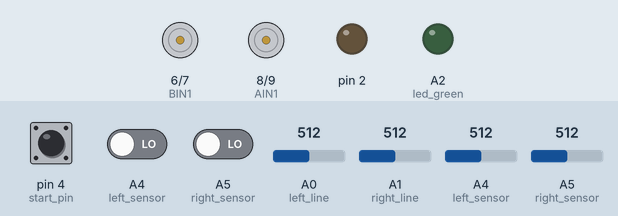
Simulated run of this program. Board: Arduino Uno, built with avr-gcc and run on an emulated ATmega328P. Shown: motor-driver pin pairs drawn as motors (green arrow = first pin HIGH = forward, orange = second pin HIGH = backward, longer = more drive, scaled by the enable pin), output pins drawn as LEDs (lit = HIGH). The inputs (shaded band) are chosen by the test bench; at power-on: pin 4 (start_pin) LOW, A0 (left_line) = 512, A1 (right_line) = 512, A4 (left_sensor) LOW, A4 (left_sensor) = 512, A5 (right_sensor) LOW, A5 (right_sensor) = 512. What the program prints to the serial monitor is not drawn.

Above: at 16.1 s.
16.2 s: pin 4 (start_pin) pulled HIGH for 0.15 s
At 16.45 s:
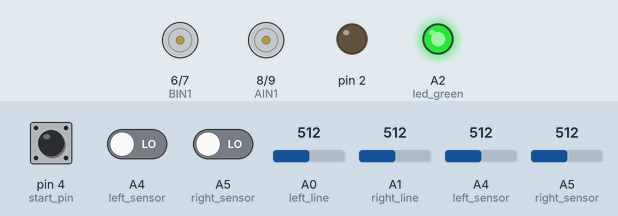
At 16.82 s:
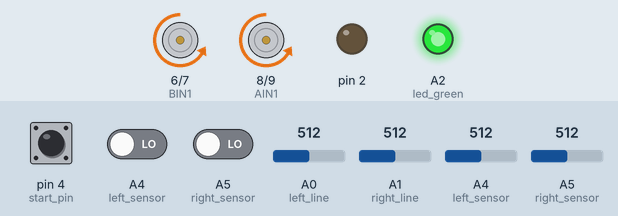
19.2 s: A0 (left_line) set to 889
At 19.61 s:
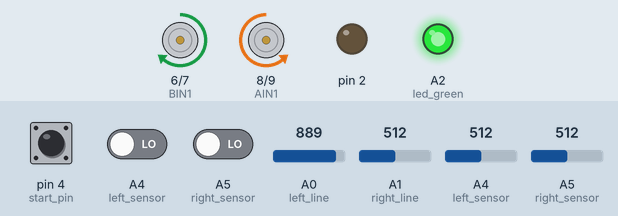
22.2 s: A0 (left_line) set to 915
25.2 s: A1 (right_line) set to 890
28.2 s: A1 (right_line) set to 914
29.9 s: A0 (left_line) set to 890
At 30.24 s:
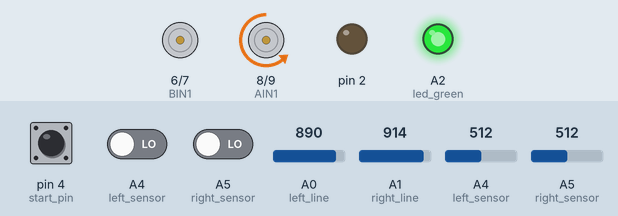
Timing chart, 0 to 33.9 s (numbered marks = the images above; inputs shaded):
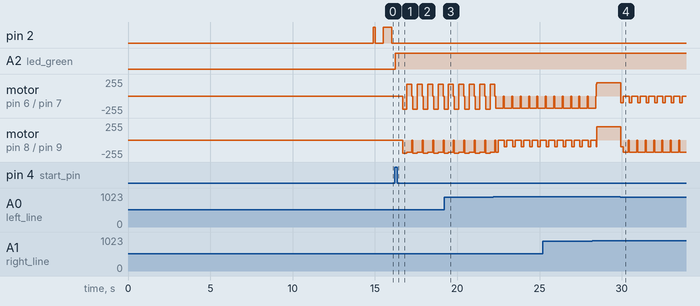

The program:

main.cpp
```cpp
#include <Arduino.h>
#include <avr/io.h>
#include <avr/interrupt.h>
#include <pololu713.cpp>
#include <PID_v1.h>
#define IR_USE_AVR_TIMER1
#include <IRremote.hpp>
#include "../QTRSensors/QTRSensors.h"

// POLOLU-713
#define AIN1  8
#define AIN2  9

#define BIN1 PD6
#define BIN2 PD7

#define PWMA PD3
#define PWMB PD5

// status LED
#define led_red PB2
#define led_green A2

// IR remote
#define IRDA A3
#define IR_START_RIGHT_RAW 0x85050080UL
#define IR_START_RIGHT_RAW_ALT 0xA020UL
#define IR_START_RIGHT_RAW_ALT2 0xA0200080UL
#define IR_START_LEFT_RAW 0xB2320080UL
#define IR_START_LEFT_RAW_ALT 0xB232UL
#define IR_STOP_RAW 0xBF3F0080UL
#define IR_STOP_RAW_ALT_SHORT 0xBF3FUL
#define IR_STOP_RAW_ALT 0xBE3E0080UL
#define IR_STOP_RAW_ALT2 0xBE3EUL
#define IR_REMOTE_ADDRESS_SHORT 0x80U
#define IR_STOP_COMMAND_SHORT 0x3FU
#define IR_STOP_COMMAND_SHORT_ALT 0x3EU
#define IR_STOP_COMMAND_LONG 0xBF3FU
#define IR_STOP_COMMAND_LONG_ALT 0xBE3EU


// distance sensors (analog pins — also used as digital)
#define left_sensor A4
#define right_sensor A5

// line sensors
#define left_line A0
#define right_line A1

// start module
#define start_pin 4

// -1 = left, 1 = right, 0 = none/both
int startDirection = 0;
bool initialManeuverDone = false;

Motor motor;

QTRSensors qtr;
uint16_t sensorValues[2];

QTRSensors qtr2;
uint16_t sensorValues2[2];

const int sensorPin1 = A5; // right
const int sensorPin2 = A4; // left

static int clampInt(int v, int lo, int hi) {
  if (v < lo) return lo;
  if (v > hi) return hi;
  return v;
}

static void stopMotors() {
  analogWrite(PWMA, 0);
  analogWrite(PWMB, 0);
  digitalWrite(AIN1, LOW);
  digitalWrite(AIN2, LOW);
  digitalWrite(BIN1, LOW);
  digitalWrite(BIN2, LOW);
}

static void spinClockwise(int speed) {
  int pwm = clampInt(abs(speed), 0, 255);
  digitalWrite(AIN1, LOW); digitalWrite(AIN2, HIGH); // left forward
  digitalWrite(BIN1, HIGH); digitalWrite(BIN2, LOW); // right backward
  analogWrite(PWMA, pwm); analogWrite(PWMB, pwm);
}
static void spinCounterClockwise(int speed) {
  int pwm = clampInt(abs(speed), 0, 255);
  digitalWrite(AIN1, HIGH); digitalWrite(AIN2, LOW); // left backward
  digitalWrite(BIN1, LOW); digitalWrite(BIN2, HIGH); // right forward
  analogWrite(PWMA, pwm); analogWrite(PWMB, pwm);
}

static void pivotRight(int speed) {
  int pwm = clampInt(abs(speed), 0, 255);
  digitalWrite(AIN1, LOW); digitalWrite(AIN2, HIGH);
  digitalWrite(BIN1, LOW); digitalWrite(BIN2, LOW);
  analogWrite(PWMA, pwm); analogWrite(PWMB, 0);
}

static void pivotLeft(int speed) {
  int pwm = clampInt(abs(speed), 0, 255);
  digitalWrite(AIN1, LOW); digitalWrite(AIN2, LOW);
  digitalWrite(BIN1, LOW); digitalWrite(BIN2, HIGH);
  analogWrite(PWMA, 0); analogWrite(PWMB, pwm);
}

// PID_v1 integration
float Kp = 0.6;
float Ki = 0.0;
float Kd = 0.3;
double pidInput = 0.0;
double pidOutput = 0.0;
double pidSetpoint = 0.0;
PID myPID(&pidInput, &pidOutput, &pidSetpoint, Kp, Ki, Kd, DIRECT);

// tuning
const int EDGE_THRESHOLD = 900;
const int DIST_THRESHOLD = 200;
const int BASE_SPEED = 200;
const int SEARCH_SPEED = 100;
const unsigned long LOOP_MS = 30;

// filtering / smoothing
const float DIST_ALPHA = 0.06;
int smoothedLeft = 0;
int smoothedRight = 0;

// ramping
const int MAX_STEP = 5;
int prevLeftSpeed = 0;
int prevRightSpeed = 0;

const int TURN_AMOUNT = 35;

// digital debouncing for A4/A5 when used as digital inputs
const int DEBOUNCE_COUNT = 2;
int leftDetectCounter = 0;
int rightDetectCounter = 0;

unsigned long lastTime = 0;

bool startSignal = false;
bool lastStartPinState = false;
bool lastIrWasRepeat = false;

enum IrAction {
  IR_NONE,
  IR_START_RIGHT_ACTION,
  IR_START_LEFT_ACTION,
  IR_STOP_ACTION
};

IrAction lastIrAction = IR_NONE;

// State machine for maneuvers
enum RobotState {
  SEARCHING,
  INITIAL_MANEUVER,
  INITIAL_MANEUVER_STOP,
  RECOVER_BOTH_BACKUP,
  RECOVER_BOTH_SPIN,
  RECOVER_LEFT_BACKUP,
  RECOVER_LEFT_PIVOT,
  RECOVER_RIGHT_BACKUP,
  RECOVER_RIGHT_PIVOT,
  MANEUVER_STOP
};
RobotState robotState = SEARCHING;
unsigned long maneuverStartTime = 0;

void runRobotLogic();

static bool isRawStartRight(uint32_t rawData) {
  return rawData == IR_START_RIGHT_RAW ||
         rawData == IR_START_RIGHT_RAW_ALT ||
         rawData == IR_START_RIGHT_RAW_ALT2;
}

static bool isRawStartLeft(uint32_t rawData) {
  return rawData == IR_START_LEFT_RAW ||
         rawData == IR_START_LEFT_RAW_ALT;
}
//
static bool isRawStop(uint32_t rawData) {
  return rawData == IR_STOP_RAW ||
         rawData == IR_STOP_RAW_ALT_SHORT ||
         rawData == IR_STOP_RAW_ALT ||
         rawData == IR_STOP_RAW_ALT2;
}

static bool rawContains16(uint32_t rawData, uint16_t value) {
  return (uint16_t)(rawData & 0xFFFFUL) == value ||
         (uint16_t)((rawData >> 16) & 0xFFFFUL) == value;
}

static bool rawContains8(uint32_t rawData, uint8_t value) {
  return (uint8_t)(rawData & 0xFFUL) == value ||
         (uint8_t)((rawData >> 8) & 0xFFUL) == value ||
         (uint8_t)((rawData >> 16) & 0xFFUL) == value ||
         (uint8_t)((rawData >> 24) & 0xFFUL) == value;
}

static void printIrDebug() {
  Serial.print("IR p=");
  Serial.print((int)IrReceiver.decodedIRData.protocol);
  Serial.print(" a=0x");
  Serial.print(IrReceiver.decodedIRData.address, HEX);
  Serial.print(" c=0x");
  Serial.print(IrReceiver.decodedIRData.command, HEX);
  Serial.print(" raw=0x");
  Serial.print(IrReceiver.decodedIRData.decodedRawData, HEX);
  Serial.print(" f=0x");
  Serial.println(IrReceiver.decodedIRData.flags, HEX);
}

static IrAction decodeIrAction() {
  uint32_t rawData = IrReceiver.decodedIRData.decodedRawData;
  uint16_t address = IrReceiver.decodedIRData.address;
  uint16_t command = IrReceiver.decodedIRData.command;
  uint8_t flags = IrReceiver.decodedIRData.flags;

  if ((flags & IRDATA_FLAGS_IS_REPEAT) != 0 && lastIrAction != IR_NONE) {
    lastIrWasRepeat = true;
    return lastIrAction;
  }

  lastIrWasRepeat = false;

  if (isRawStop(rawData) ||
      rawContains16(rawData, IR_STOP_COMMAND_LONG) ||
      rawContains16(rawData, IR_STOP_COMMAND_LONG_ALT) ||
      rawContains8(rawData, IR_STOP_COMMAND_SHORT) ||
      rawContains8(rawData, IR_STOP_COMMAND_SHORT_ALT) ||
      ((address == IR_REMOTE_ADDRESS_SHORT || address == 0x0U) &&
       (command == IR_STOP_COMMAND_SHORT ||
        command == IR_STOP_COMMAND_SHORT_ALT ||
        command == IR_STOP_COMMAND_LONG ||
        command == IR_STOP_COMMAND_LONG_ALT))) {
    return IR_STOP_ACTION;
  }

  if (isRawStartRight(rawData)) {
    return IR_START_RIGHT_ACTION;
  }

  if (isRawStartLeft(rawData)) {
    return IR_START_LEFT_ACTION;
  }

  return IR_NONE;
}

static void setDirection(int direction) {
  startDirection = direction;
  robotState = SEARCHING;
  initialManeuverDone = false;
}

static void applyStop() {
  startSignal = false;
  initialManeuverDone = false;
  robotState = SEARCHING;
  stopMotors();
}

void setup() {
  Serial.begin(115200);
  Serial.println("IR debug on");

  qtr.setTypeAnalog();
  qtr.setSensorPins((const uint8_t[]){A0, A1}, 2);
  qtr.setEmitterPin(255);

  qtr2.setTypeAnalog();
  qtr2.setSensorPins((const uint8_t[]){A4, A5}, 2);
  qtr2.setEmitterPin(255);

  for (uint8_t i = 0; i < 100; i++) { qtr.calibrate(); delay(20); }
  for (int i = 0; i < 400; i++) { qtr2.calibrate(); delay(1); }

  pinMode(led_red, OUTPUT);
  pinMode(led_green, OUTPUT);

  pinMode(IRDA, INPUT_PULLUP);
  IrReceiver.begin(IRDA, false);

  digitalWrite(led_red, HIGH);
  digitalWrite(led_green, LOW);

  pinMode(sensorPin1, INPUT);
  pinMode(sensorPin2, INPUT);

  pinMode(AIN1, OUTPUT);
  pinMode(AIN2, OUTPUT);
  pinMode(BIN1, OUTPUT);
  pinMode(BIN2, OUTPUT);
  pinMode(PWMA, OUTPUT);
  pinMode(PWMB, OUTPUT);

  pinMode(left_sensor, INPUT);
  pinMode(right_sensor, INPUT);
  pinMode(left_line, INPUT);
  pinMode(right_line, INPUT);

  pinMode(start_pin, INPUT);

  digitalWrite(led_red, HIGH);
  digitalWrite(led_green, LOW);

  pidSetpoint = 0.0;
  myPID.SetMode(AUTOMATIC);
  myPID.SetOutputLimits(-TURN_AMOUNT, TURN_AMOUNT);
  myPID.SetSampleTime((int)LOOP_MS);
}

void loop() {
  if (IrReceiver.decode()) {
    IrAction action = decodeIrAction();
    printIrDebug();

    if (action == IR_STOP_ACTION) {
      lastIrAction = IR_STOP_ACTION;
      applyStop();
      if (lastIrWasRepeat) {
        Serial.println("IR action: STOP repeat");
      } else {
        Serial.println("IR action: STOP");
      }
    } else if (action == IR_START_RIGHT_ACTION) {
      lastIrAction = IR_START_RIGHT_ACTION;
      setDirection(1);
      Serial.println("IR direction: RIGHT");
    } else if (action == IR_START_LEFT_ACTION) {
      lastIrAction = IR_START_LEFT_ACTION;
      setDirection(-1);
      Serial.println("IR direction: LEFT");
    } else {
      lastIrAction = IR_NONE;
    }
    IrReceiver.resume();
  }

  bool currentStartPin = digitalRead(start_pin);
  if (currentStartPin && !lastStartPinState) {
    startSignal = true;
  }
  lastStartPinState = currentStartPin;

  unsigned long now = millis();
  if (now - lastTime < LOOP_MS) {
    return;
  }
  lastTime = now;

  if(startSignal) {
    digitalWrite(led_red, LOW);
    digitalWrite(led_green, HIGH);
    runRobotLogic();
  } else {
    stopMotors();
    bool ledState = (millis() / 500) % 2;
    digitalWrite(led_red, ledState ? HIGH : LOW);
    digitalWrite(led_green, LOW);
  }
}

void runRobotLogic() {
  unsigned long currentTime = millis();

  switch (robotState) {
    case INITIAL_MANEUVER:
      if (startDirection == -1) spinCounterClockwise(SEARCH_SPEED);
      else if (startDirection == 1) spinClockwise(SEARCH_SPEED);
      maneuverStartTime = currentTime;
      robotState = INITIAL_MANEUVER_STOP;
      break;

    case INITIAL_MANEUVER_STOP:
      if (currentTime - maneuverStartTime >= 350) {
        stopMotors();
        maneuverStartTime = currentTime;
        robotState = SEARCHING;
      }
      break;

    case RECOVER_BOTH_BACKUP:
      motor.backward(200);
      maneuverStartTime = currentTime;
      robotState = RECOVER_BOTH_SPIN;
      break;

    case RECOVER_BOTH_SPIN:
      if (currentTime - maneuverStartTime >= 250) {
        spinClockwise(180);
        maneuverStartTime = currentTime;
        robotState = MANEUVER_STOP;
      }
      break;

    case RECOVER_LEFT_BACKUP:
      motor.backward(100);
      maneuverStartTime = currentTime;
      robotState = RECOVER_LEFT_PIVOT;
      break;

    case RECOVER_LEFT_PIVOT:
      if (currentTime - maneuverStartTime >= 150) {
        pivotRight(180);
        maneuverStartTime = currentTime;
        robotState = MANEUVER_STOP;
      }
      break;

    case RECOVER_RIGHT_BACKUP:
      motor.backward(100);
      maneuverStartTime = currentTime;
      robotState = RECOVER_RIGHT_PIVOT;
      break;

    case RECOVER_RIGHT_PIVOT:
      if (currentTime - maneuverStartTime >= 150) {
        pivotLeft(180);
        maneuverStartTime = currentTime;
        robotState = MANEUVER_STOP;
      }
      break;

    case MANEUVER_STOP:
      if (currentTime - maneuverStartTime >= 300) { // Duration for pivot/spin
        stopMotors();
        maneuverStartTime = currentTime;
        robotState = SEARCHING;
      }
      break;

    case SEARCHING:
      // This is the default state where we check sensors and decide what to do
      if (!initialManeuverDone) {
        initialManeuverDone = true;
        robotState = INITIAL_MANEUVER;
        break;
      }

      qtr.read(sensorValues);
      qtr2.read(sensorValues2);
      int qtrL = sensorValues[0];
      int qtrR = sensorValues[1];
      bool left_line_detect = (qtrL < EDGE_THRESHOLD);
      bool right_line_detect = (qtrR < EDGE_THRESHOLD);

      if (left_line_detect || right_line_detect) {
        if (left_line_detect && right_line_detect) {
          robotState = RECOVER_BOTH_BACKUP;
        } else if (left_line_detect) {
          robotState = RECOVER_LEFT_BACKUP;
        } else {
          robotState = RECOVER_RIGHT_BACKUP;
        }
        break;
      }

      // Opponent detection logic remains here
      int rawRightDigital = digitalRead(sensorPin1);
      int rawLeftDigital = digitalRead(sensorPin2);

      if (rawLeftDigital == LOW) {
        if (leftDetectCounter < DEBOUNCE_COUNT) leftDetectCounter++;
      } else {
        if (leftDetectCounter > 0) leftDetectCounter--;
      }
      if (rawRightDigital == LOW) {
        if (rightDetectCounter < DEBOUNCE_COUNT) rightDetectCounter++;
      } else {
        if (rightDetectCounter > 0) rightDetectCounter--;
      }

      bool left_detected = (leftDetectCounter >= DEBOUNCE_COUNT);
      bool right_detected = (rightDetectCounter >= DEBOUNCE_COUNT);

      if (left_detected || right_detected) {
        if (left_detected && !right_detected) {
          motor.left(BASE_SPEED);
        } else if (right_detected && !left_detected) {
          motor.right(BASE_SPEED);
        } else {
          motor.forward(BASE_SPEED);
        }
      } else {
        spinClockwise(SEARCH_SPEED);
      }
      break;
  }
}
```

pololu713.cpp
```cpp
#include <Arduino.h>
#include <avr/io.h>

#define AIN1  8
#define AIN2  9

#define BIN1 PD6
#define BIN2 PD7

#define PWMA PD3
#define PWMB PD5

class Motor {
    public:
    void forward(int speed) {
        digitalWrite(AIN1, HIGH);
        digitalWrite(AIN2, LOW);
        digitalWrite(BIN2, LOW);
        digitalWrite(BIN1, HIGH);
        analogWrite(PWMA, speed);
        analogWrite(PWMB, speed);
    }
    void backward(int speed) {
        digitalWrite(AIN1, LOW);
        digitalWrite(AIN2, HIGH);
        digitalWrite(BIN2, HIGH);
        digitalWrite(BIN1, LOW);
        analogWrite(PWMA, speed);
        analogWrite(PWMB, speed);
    }
    void left(int speed){
        digitalWrite(BIN2, HIGH);
        digitalWrite(BIN1, LOW);
        digitalWrite(AIN1, HIGH);
        digitalWrite(AIN2, LOW);
        analogWrite(PWMA, speed);
        analogWrite(PWMB, speed);
    }
    void right(int speed){
        digitalWrite(AIN1, LOW);
        digitalWrite(AIN2, HIGH);
        digitalWrite(BIN2, LOW);
        digitalWrite(BIN1, HIGH);
        analogWrite(PWMA, speed);
        analogWrite(PWMB, speed);
    }
};
```

Measured:
- after the input at 16.2 s, pin 2: stops changing and stays LOW; A2 (led_green): LOW → HIGH at once
- after the input at 29.9 s, motor on pin 6 (BIN1) / pin 7 (BIN2): alternates backward 100/255 for 0.15 s and stopped for 0.36 s, starting after 0.05 s
